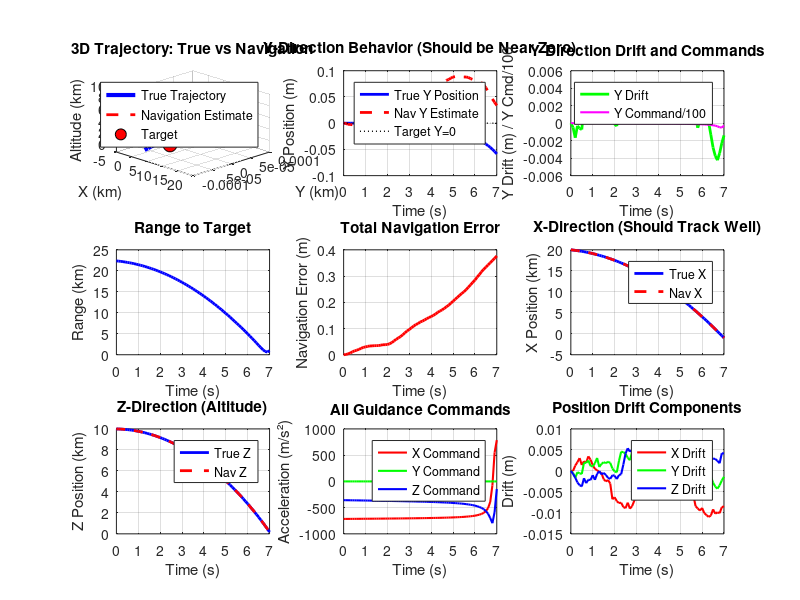

This chart was generated by the following MATLAB code:
%% Hypersonic Guidance Simulation - Enhanced Debugging Version
% Author: James Liu
% Detailed debugging to track down Y-direction drift issue
% Focus: Comprehensive logging of all calculations

clear; close all; clc;

%% Basic Parameters
fprintf('=== Enhanced Debug Hypersonic Guidance Simulation ===\n');

% Set random seed for repeatable results
rng(42);

% Time parameters
dt = 0.1;           % Time step (s)
t_final = 100;      % Total simulation time (s)
time = 0:dt:t_final;
N = length(time);

% Vehicle initial conditions (simple scenario)
position = [20000; 0; 10000];        % Start 20km away, 10km altitude
velocity = [-500; 0; -20];           % Flying toward target at Mach ~1.5
target_position = [0; 0; 0];         % Target at origin

% Vehicle parameters
mass = 1000;                         % kg
reference_area = 0.2;                % m^2

% Navigation system parameters (GPS-denied)
nav_position = position;             % INS estimated position (starts accurate)
nav_velocity = velocity;             % INS estimated velocity  
position_drift = [0; 0; 0];          % Accumulated position error
drift_rate = 0.01;                  % Reduced drift rate for debugging

% Storage arrays
pos_history = zeros(3, N);
vel_history = zeros(3, N);
cmd_history = zeros(3, N);
range_history = zeros(1, N);
nav_pos_history = zeros(3, N);
nav_error_history = zeros(1, N);
drift_history = zeros(3, N);
random_history = zeros(3, N);

% Debug storage
debug_data = struct();
debug_data.step = [];
debug_data.true_pos = [];
debug_data.nav_pos = [];
debug_data.drift = [];
debug_data.random_nums = [];
debug_data.los_vector = [];
debug_data.guidance_cmd = [];
debug_data.relative_pos = [];

%% Main Simulation Loop
fprintf('Running simulation with enhanced debugging...\n');
fprintf('First 15 steps will show detailed calculations:\n\n');

for k = 1:N
    current_time = time(k);
    
    % Store current state
    pos_history(:, k) = position;
    vel_history(:, k) = velocity;
    nav_pos_history(:, k) = nav_position;
    drift_history(:, k) = position_drift;
    
    % Calculate range to target using NAVIGATION estimate
    relative_position = target_position - nav_position;
    range = norm(relative_position);
    range_history(k) = range;
    
    % Simple guidance: accelerate toward target (based on nav estimate)
    if range > 10  % Continue until close
        los_vector = relative_position / range;  % Unit vector toward target
        guidance_command = 800.0 * los_vector;   % Strong guidance
    else
        guidance_command = [0; 0; 0];           % Stop guidance when close
    end
    
    cmd_history(:, k) = guidance_command;
    
    % Calculate navigation error for monitoring
    navigation_error = norm(nav_position - position);
    nav_error_history(k) = navigation_error;
    
    % Store debug data for detailed analysis
    if k <= 15
        debug_data.step(end+1) = k;
        debug_data.true_pos(:, end+1) = position;
        debug_data.nav_pos(:, end+1) = nav_position;
        debug_data.drift(:, end+1) = position_drift;
        debug_data.relative_pos(:, end+1) = relative_position;
        debug_data.los_vector(:, end+1) = los_vector;
        debug_data.guidance_cmd(:, end+1) = guidance_command;
    end
    
    % Enhanced debug output for first 15 steps
    if k <= 15
        fprintf('=== STEP %d (t=%.1fs) ===\n', k, current_time);
        fprintf('True position:     [%9.2f %9.2f %9.2f]\n', position);
        fprintf('Nav position:      [%9.2f %9.2f %9.2f]\n', nav_position);
        fprintf('Position drift:    [%9.4f %9.4f %9.4f]\n', position_drift);
        fprintf('Relative position: [%9.2f %9.2f %9.2f]\n', relative_position);
        fprintf('Range to target:   %9.2f m\n', range);
        
        if range > 10
            fprintf('LOS vector:        [%9.4f %9.4f %9.4f]\n', los_vector);
            fprintf('Guidance command:  [%9.2f %9.2f %9.2f]\n', guidance_command);
        else
            fprintf('LOS vector:        [   ---    ---    ---  ]\n');
            fprintf('Guidance command:  [   0.0    0.0    0.0  ]\n');
        end
        
        fprintf('Navigation error:  %9.4f m\n', navigation_error);
        fprintf('\n');
    end
    
    % Physics integration
    if k < N
        % Forces
        gravity = [0; 0; -9.81];
        total_acceleration = guidance_command + gravity;
        
        % Generate random drift for this step (with detailed logging)
        if k <= 15
            current_random = randn(3,1);
            random_history(:, k) = current_random;
            drift_increment = drift_rate * dt * current_random;
            
            fprintf('Random numbers:    [%9.4f %9.4f %9.4f]\n', current_random);
            fprintf('Drift increment:   [%9.6f %9.6f %9.6f]\n', drift_increment);
            fprintf('Total accel:       [%9.2f %9.2f %9.2f]\n', total_acceleration);
            
            % Update drift
            position_drift = position_drift + drift_increment;
            
            fprintf('New total drift:   [%9.4f %9.4f %9.4f]\n', position_drift);
            fprintf('---\n');
        else
            % Normal operation for later steps
            position_drift = position_drift + drift_rate * dt * randn(3,1);
        end
        
        % Update TRUE physics (what actually happens)
        velocity = velocity + total_acceleration * dt;
        position = position + velocity * dt;
        
        % Update NAVIGATION system separately (with drift)
        nav_velocity = nav_velocity + total_acceleration * dt;
        nav_position = nav_position + nav_velocity * dt + position_drift;
        
        % Debug the navigation update
        if k <= 15
            fprintf('After physics update:\n');
            fprintf('New true position: [%9.2f %9.2f %9.2f]\n', position);
            fprintf('New nav position:  [%9.2f %9.2f %9.2f]\n', nav_position);
            fprintf('New nav error:     %9.4f m\n', norm(nav_position - position));
            fprintf('=====================================\n\n');
        end
        
        % Stop if hit ground
        if position(3) <= 0
            fprintf('Ground impact at t=%.1f s, range=%.1f m\n', current_time, range);
            % Trim arrays
            pos_history = pos_history(:, 1:k);
            vel_history = vel_history(:, 1:k);
            cmd_history = cmd_history(:, 1:k);
            range_history = range_history(1:k);
            nav_pos_history = nav_pos_history(:, 1:k);
            nav_error_history = nav_error_history(1:k);
            drift_history = drift_history(:, 1:k);
            time = time(1:k);
            break;
        end
    end
    
    % Progress indicator (less frequent to reduce clutter)
    if mod(k, round(N/3)) == 0 && k > 15
        fprintf('Progress: %d%%, Navigation error: %.1f m\n', round(100*k/N), navigation_error);
    end
end

%% Detailed Analysis Section
fprintf('\n=== DETAILED DRIFT ANALYSIS ===\n');

% Analyze the first 15 steps in detail
if length(debug_data.step) >= 10
    fprintf('Analysis of first 10 steps:\n');
    
    % Check Y-direction behavior specifically
    y_drift_values = debug_data.drift(2, 1:min(10, end));
    y_guidance_values = debug_data.guidance_cmd(2, 1:min(10, end));
    y_nav_pos_values = debug_data.nav_pos(2, 1:min(10, end));
    y_true_pos_values = debug_data.true_pos(2, 1:min(10, end));
    
    fprintf('\nY-Direction Analysis:\n');
    fprintf('Step |  Y_drift  | Y_guidance | Y_nav_pos | Y_true_pos\n');
    fprintf('-----|-----------|------------|-----------|------------\n');
    for i = 1:min(10, length(debug_data.step))
        fprintf('%4d | %9.4f | %10.2f | %9.4f | %10.4f\n', ...
            i, y_drift_values(i), y_guidance_values(i), y_nav_pos_values(i), y_true_pos_values(i));
    end
    
    % Summary statistics
    fprintf('\nY-Direction Summary:\n');
    fprintf('Max |Y drift|:     %.4f m\n', max(abs(y_drift_values)));
    fprintf('Max |Y guidance|:  %.2f m/s²\n', max(abs(y_guidance_values)));
    fprintf('Max |Y nav error|: %.4f m\n', max(abs(y_nav_pos_values)));
    fprintf('Max |Y true pos|:  %.4f m\n', max(abs(y_true_pos_values)));
end

%% Results Analysis (same as before)
final_position = pos_history(:, end);
final_nav_position = nav_pos_history(:, end);
miss_distance = norm(final_position - target_position);
final_navigation_error = nav_error_history(end);
final_velocity = vel_history(:, end);
final_speed = norm(final_velocity);

fprintf('\n=== FINAL RESULTS ===\n');
fprintf('Final true position: [%.0f, %.0f, %.0f] m\n', final_position);
fprintf('Final nav position:  [%.0f, %.0f, %.0f] m\n', final_nav_position);
fprintf('Miss distance: %.1f m\n', miss_distance);
fprintf('Final navigation error: %.1f m\n', final_navigation_error);
fprintf('Final speed: %.1f m/s (Mach %.1f)\n', final_speed, final_speed/343);
fprintf('Flight time: %.1f s\n', time(end));

%% Enhanced Visualization with Y-focus
figure('Name', 'Enhanced Debug: GPS-Denied Navigation', 'Position', [50, 50, 1600, 1200]);

% 3D Trajectory Comparison
subplot(3, 3, 1);
plot3(pos_history(1, :)/1000, pos_history(2, :)/1000, pos_history(3, :)/1000, ...
      'b-', 'LineWidth', 3, 'DisplayName', 'True Trajectory');
hold on;
plot3(nav_pos_history(1, :)/1000, nav_pos_history(2, :)/1000, nav_pos_history(3, :)/1000, ...
      'r--', 'LineWidth', 2, 'DisplayName', 'Navigation Estimate');
plot3(target_position(1)/1000, target_position(2)/1000, target_position(3)/1000, ...
      'ko', 'MarkerSize', 10, 'MarkerFaceColor', 'red', 'DisplayName', 'Target');
grid on;
xlabel('X (km)'); ylabel('Y (km)'); zlabel('Altitude (km)');
title('3D Trajectory: True vs Navigation');
legend('Location', 'best');
view(45, 30);

% Y-Direction Focus Plot
subplot(3, 3, 2);
plot(time, pos_history(2, :), 'b-', 'LineWidth', 2, 'DisplayName', 'True Y Position');
hold on;
plot(time, nav_pos_history(2, :), 'r--', 'LineWidth', 2, 'DisplayName', 'Nav Y Estimate');
plot(time, zeros(size(time)), 'k:', 'LineWidth', 1, 'DisplayName', 'Target Y=0');
grid on;
xlabel('Time (s)'); ylabel('Y Position (m)');
title('Y-Direction Behavior (Should be Near Zero)');
legend('Location', 'best');

% Y-Direction Drift Components
subplot(3, 3, 3);
plot(time, drift_history(2, :), 'g-', 'LineWidth', 2, 'DisplayName', 'Y Drift');
hold on;
plot(time, cmd_history(2, :)/100, 'm-', 'LineWidth', 1.5, 'DisplayName', 'Y Command/100');
grid on;
xlabel('Time (s)'); ylabel('Y Drift (m) / Y Cmd/100');
title('Y-Direction Drift and Commands');
legend('Location', 'best');

% Range vs Time
subplot(3, 3, 4);
plot(time, range_history/1000, 'b-', 'LineWidth', 2);
grid on;
xlabel('Time (s)'); ylabel('Range (km)');
title('Range to Target');

% Navigation Error Growth
subplot(3, 3, 5);
plot(time, nav_error_history, 'r-', 'LineWidth', 2);
grid on;
xlabel('Time (s)'); ylabel('Navigation Error (m)');
title('Total Navigation Error');

% X-Direction Comparison (Should Work Well)
subplot(3, 3, 6);
plot(time, pos_history(1, :)/1000, 'b-', 'LineWidth', 2, 'DisplayName', 'True X');
hold on;
plot(time, nav_pos_history(1, :)/1000, 'r--', 'LineWidth', 2, 'DisplayName', 'Nav X');
grid on;
xlabel('Time (s)'); ylabel('X Position (km)');
title('X-Direction (Should Track Well)');
legend();

% Z-Direction Comparison (Should Work Well)
subplot(3, 3, 7);
plot(time, pos_history(3, :)/1000, 'b-', 'LineWidth', 2, 'DisplayName', 'True Z');
hold on;
plot(time, nav_pos_history(3, :)/1000, 'r--', 'LineWidth', 2, 'DisplayName', 'Nav Z');
grid on;
xlabel('Time (s)'); ylabel('Z Position (km)');
title('Z-Direction (Altitude)');
legend();

% Guidance Commands All Directions
subplot(3, 3, 8);
plot(time, cmd_history(1, :), 'r-', 'LineWidth', 1.5, 'DisplayName', 'X Command');
hold on;
plot(time, cmd_history(2, :), 'g-', 'LineWidth', 1.5, 'DisplayName', 'Y Command');
plot(time, cmd_history(3, :), 'b-', 'LineWidth', 1.5, 'DisplayName', 'Z Command');
grid on;
xlabel('Time (s)'); ylabel('Acceleration (m/s²)');
title('All Guidance Commands');
legend();

% Drift History All Directions
subplot(3, 3, 9);
plot(time, drift_history(1, :), 'r-', 'LineWidth', 1.5, 'DisplayName', 'X Drift');
hold on;
plot(time, drift_history(2, :), 'g-', 'LineWidth', 1.5, 'DisplayName', 'Y Drift');
plot(time, drift_history(3, :), 'b-', 'LineWidth', 1.5, 'DisplayName', 'Z Drift');
grid on;
xlabel('Time (s)'); ylabel('Drift (m)');
title('Position Drift Components');
legend();

%% Key Diagnostics
fprintf('\n=== KEY DIAGNOSTICS ===\n');
y_final_error = abs(final_position(2));
y_max_drift = max(abs(drift_history(2, :)));
y_max_command = max(abs(cmd_history(2, :)));

fprintf('Y-direction final error: %.4f m\n', y_final_error);
fprintf('Y-direction max drift: %.4f m\n', y_max_drift);
fprintf('Y-direction max guidance command: %.2f m/s²\n', y_max_command);

if y_final_error > 0.5
    fprintf('⚠️  WARNING: Significant Y-direction drift detected!\n');
    fprintf('   This indicates either:\n');
    fprintf('   1. Random drift is too large\n');
    fprintf('   2. Feedback coupling between navigation and guidance\n');
    fprintf('   3. Integration order issue\n');
else
    fprintf('✅ Y-direction behavior is reasonable\n');
end

fprintf('\nSimulation complete with enhanced debugging!\n');